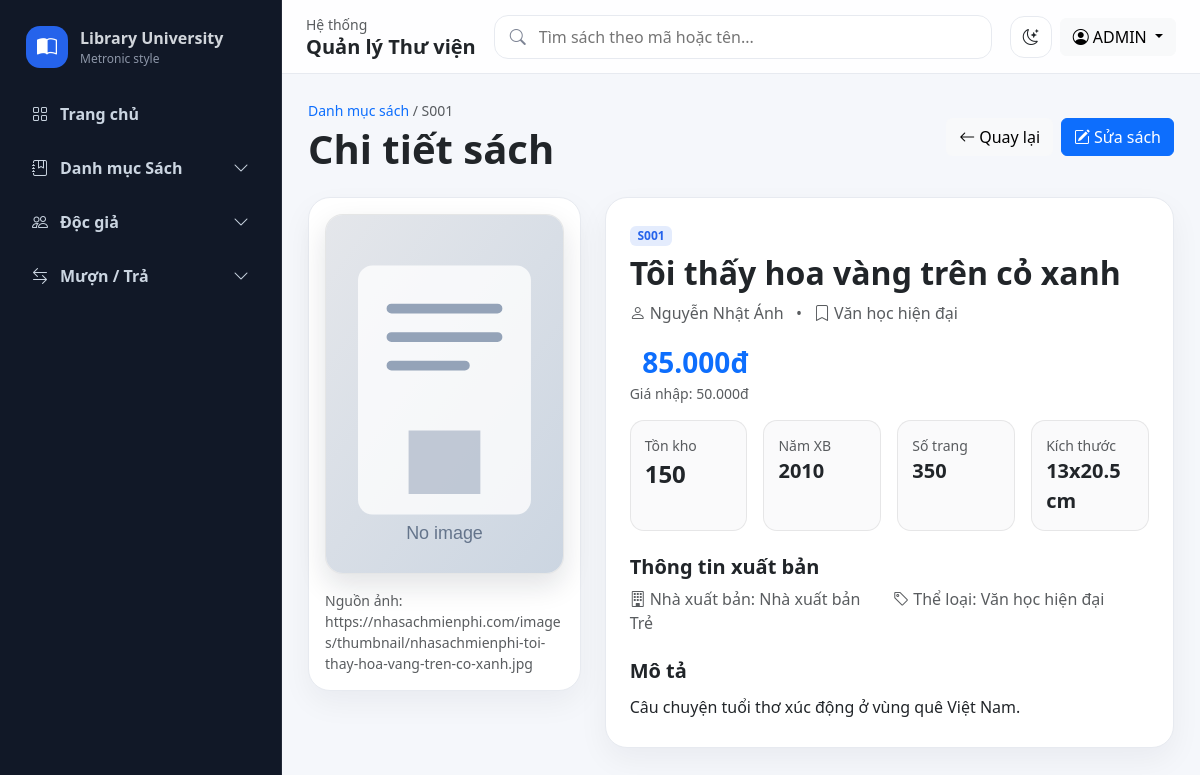
The app's page /pages/sach_detail.php?id=S001 (signed in) with its own data.
### tables this page shows
CREATE TABLE `sach` (
  `MaSach` varchar(10) NOT NULL,
  `TenSach` varchar(255) NOT NULL,
  `MaTacGia` varchar(10) DEFAULT NULL,
  `MaTheLoai` varchar(10) DEFAULT NULL,
  `MaNXB` varchar(10) DEFAULT NULL,
  `DonGiaNhap` decimal(10,2) DEFAULT NULL,
  `DonGiaBan` decimal(10,2) NOT NULL,
  `NamXuatBan` year(4) DEFAULT NULL,
  `SoLuongTon` int(11) DEFAULT 0,
  `MoTa` text DEFAULT NULL,
  `KichThuoc` varchar(50) DEFAULT NULL,
  `SoTrang` int(11) DEFAULT NULL,
  `Anh` varchar(255) DEFAULT NULL
);

CREATE TABLE `tac_gia` (
  `MaTacGia` varchar(10) NOT NULL,
  `TenTacGia` varchar(150) NOT NULL,
  `NgaySinh` date DEFAULT NULL,
  `HinhAnh` varchar(255) DEFAULT NULL,
  `MoTa` text DEFAULT NULL
);

CREATE TABLE `the_loai` (
  `MaTheLoai` varchar(10) NOT NULL,
  `TenTheLoai` varchar(100) NOT NULL,
  `MoTa` varchar(255) DEFAULT NULL
);

CREATE TABLE `nha_xuat_ban` (
  `MaNXB` varchar(10) NOT NULL,
  `TenNXB` varchar(200) NOT NULL,
  `DiaChi` varchar(255) DEFAULT NULL,
  `SoDienThoai` varchar(20) DEFAULT NULL
);

### includes/functions.php (called while the page is built, shortened)
<?php
function base_url(string $path = ''): string {
    $root = '/quanly_thuvien';
    return $root . ($path ? '/' . ltrim($path, '/') : '');
}
function e(?string $value): string {
    return htmlspecialchars((string)$value, ENT_QUOTES, 'UTF-8');
}
function book_image_url(?string $path): string {
    $path = trim((string)$path);
    if (preg_match('#^https?://#i', $path)) {
        return $path;
    }
    return base_url(ltrim($path, '/'));
}
function money_vnd($amount): string {
    return number_format((float)$amount, 0, ',', '.') . 'đ';
}

### pages/sach_detail.php (the view, shortened to what this page needs)
<?php
require_once __DIR__ . '/../config/database.php';
require_once __DIR__ . '/../includes/functions.php';
$id = trim($_GET['id'] ?? '');
$stmt = $pdo->prepare("SELECT s.*, tg.TenTacGia, tl.TenTheLoai, nxb.TenNXB
    FROM sach s
    LEFT JOIN tac_gia tg ON tg.MaTacGia=s.MaTacGia
    LEFT JOIN the_loai tl ON tl.MaTheLoai=s.MaTheLoai
    LEFT JOIN nha_xuat_ban nxb ON nxb.MaNXB=s.MaNXB
    WHERE s.MaSach=?");
$stmt->execute([$id]);
$book = $stmt->fetch();
include __DIR__ . '/../includes/header.php';
include __DIR__ . '/../includes/sidebar.php';
?>
<div class="d-flex justify-content-between align-items-center mb-4">
    <div>
        <div class="text-muted small mb-1"><a href="sach_list.php" class="text-decoration-none">Danh mục sách</a> / <?= e($book['MaSach']) ?></div>
        <h1 class="fw-bold mb-0">Chi tiết sách</h1>
    </div>
    <div class="d-flex gap-2">
        <a class="btn btn-light" href="sach_list.php"><i class="bi bi-arrow-left me-1"></i>Quay lại</a>
        <a class="btn btn-primary" href="sach_form.php?id=<?= e($book['MaSach']) ?>"><i class="bi bi-pencil-square me-1"></i>Sửa sách</a>
    </div>
</div>
<div class="row g-4">
    <div class="col-lg-4">
        <div class="card-soft p-3">
            <img class="book-cover-lg" src="<?= e(book_image_url($book['Anh'] ?? '')) ?>" alt="Ảnh <?= e($book['TenSach']) ?>" onerror="this.onerror=null;this.src='<?= e(base_url('assets/images/book-placeholder.svg')) ?>';">
            <div class="small text-muted mt-3 text-break">Nguồn ảnh: <?= e($book['Anh'] ?: 'Chưa có đường dẫn ảnh') ?></div>
        </div>
    </div>
    <div class="col-lg-8">
        <div class="card-soft p-4 h-100">
            <div class="d-flex flex-wrap justify-content-between gap-3 mb-3">
                <div>
                    <span class="badge badge-soft mb-2"><?= e($book['MaSach']) ?></span>
                    <h2 class="fw-bold mb-2"><?= e($book['TenSach']) ?></h2>
                    <div class="text-muted">
                        <i class="bi bi-person me-1"></i><?= e($book['TenTacGia'] ?: 'Chưa cập nhật tác giả') ?>
                        <span class="mx-2">•</span>
                        <i class="bi bi-bookmark me-1"></i><?= e($book['TenTheLoai'] ?: 'Chưa cập nhật thể loại') ?>
                    </div>
                </div>
                <div class="text-lg-end">
                    <div class="fs-3 fw-bold text-primary"><?= money_vnd($book['DonGiaBan']) ?></div>
                    <div class="small text-muted">Giá nhập: <?= $book['DonGiaNhap'] !== null ? money_vnd($book['DonGiaNhap']) : 'Chưa cập nhật' ?></div>
                </div>
            </div>
            <div class="row g-3 mb-4">
                <div class="col-md-3">
                    <div class="detail-metric">
                        <div class="text-muted small">Tồn kho</div>
                        <div class="fs-4 fw-bold"><?= (int)$book['SoLuongTon'] ?></div>
                    </div>
                </div>
                <div class="col-md-3">
                    <div class="detail-metric">
                        <div class="text-muted small">Năm XB</div>
                        <div class="fs-5 fw-bold"><?= e($book['NamXuatBan'] ?: '—') ?></div>
                    </div>
                </div>
                <div class="col-md-3">
                    <div class="detail-metric">
                        <div class="text-muted small">Số trang</div>
                        <div class="fs-5 fw-bold"><?= e($book['SoTrang'] ?: '—') ?></div>
                    </div>
                </div>
                <div class="col-md-3">
                    <div class="detail-metric">
                        <div class="text-muted small">Kích thước</div>
                        <div class="fs-5 fw-bold"><?= e($book['KichThuoc'] ?: '—') ?></div>
                    </div>
                </div>
            </div>
            <div class="mb-4">
                <h5 class="fw-bold">Thông tin xuất bản</h5>
                <div class="row g-2 text-muted">
                    <div class="col-md-6"><i class="bi bi-building me-1"></i>Nhà xuất bản: <?= e($book['TenNXB'] ?: 'Chưa cập nhật') ?></div>
                    <div class="col-md-6"><i class="bi bi-tag me-1"></i>Thể loại: <?= e($book['TenTheLoai'] ?: 'Chưa cập nhật') ?></div>
                </div>
            </div>
            <div>
                <h5 class="fw-bold">Mô tả</h5>
                <p class="mb-0 lh-lg"><?= nl2br(e($book['MoTa'] ?: 'Chưa có mô tả cho sách này.')) ?></p>
            </div>
        </div>
    </div>
</div>
<?php include __DIR__ . '/../includes/footer.php'; ?>

### assets/css/app.css (style rules this page uses)
:root { --sidebar-width: 282px; --soft-bg: #f5f7fb; --card-bg: #ffffff; --border: #e7eaf0; --text-muted: #7d8494; }
body { background: var(--soft-bg); color: var(--bs-body-color); }
.card-soft { background: var(--card-bg); border: 1px solid var(--border); border-radius: 22px; box-shadow: 0 12px 30px rgba(15,23,42,.05); }
.badge-soft { background: rgba(37,99,235,.12); color:#2563eb; }
.book-cover-lg { width: 100%; max-height: 520px; object-fit: cover; border-radius: 28px; border: 1px solid var(--border); background: var(--soft-bg); box-shadow: 0 18px 45px rgba(15,23,42,.12); }
.detail-metric { border: 1px solid var(--border); border-radius: 18px; padding: 14px 16px; background: rgba(148,163,184,.08); }

### pages/sach_detail.php (style rules this page uses)
.book-cover-lg { width: 100%; max-width: 260px; height: 360px; object-fit: cover; border-radius: 18px; border: 1px solid rgba(0, 0, 0, .08); background: #f8f9fa; display: block; margin: 0 auto; box-shadow: 0 12px 28px rgba(15, 23, 42, .12); }
.detail-metric { border: 1px solid rgba(0, 0, 0, .08); border-radius: 14px; padding: 14px; background: rgba(248, 249, 250, .72); height: 100%; }

### records on screen
sach: MaSach "S001", Anh "https://nhasachmienphi.com/images/thumbnail/nhasachmienphi-toi-thay-hoa-vang-tren-co-xanh.jpg", TenSach "Tôi thấy hoa vàng trên cỏ xanh", MaTacGia.TenTacGia "Nguyễn Nhật Ánh", MaTheLoai.TenTheLoai "Văn học hiện đại", DonGiaBan "85.000đ", DonGiaNhap "50.000đ", SoLuongTon "150", NamXuatBan "2010", SoTrang "350", KichThuoc "13x20.5 cm", MaNXB.TenNXB "Nhà xuất bản Trẻ", MoTa "Câu chuyện tuổi thơ xúc động ở vùng quê Việt Nam."

### other values on screen
$_SESSION['admin']['HoTenNV'] "ADMIN"
